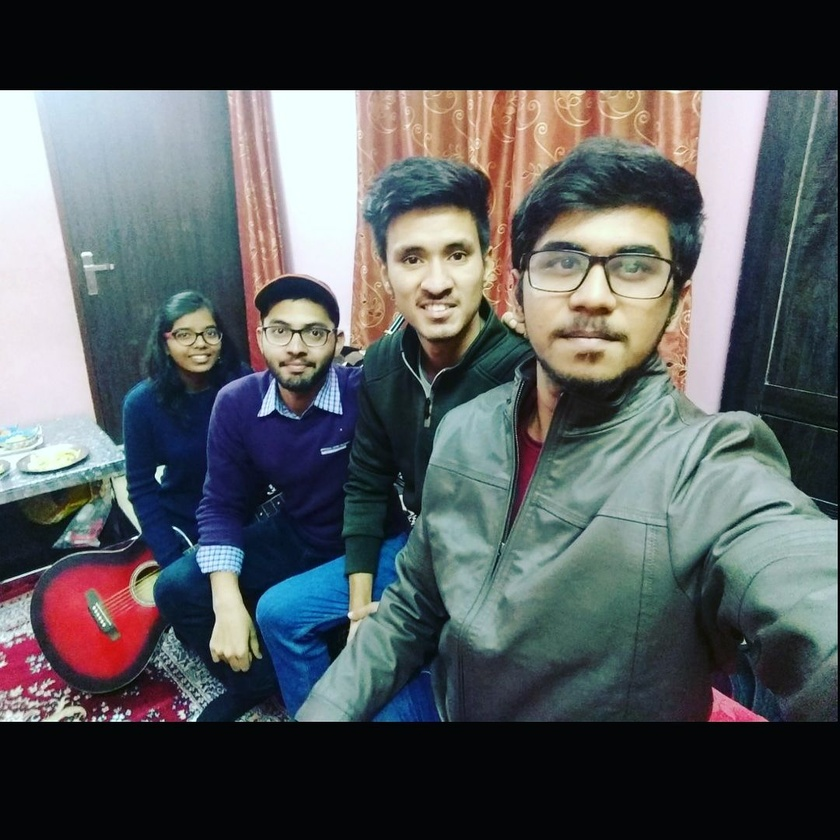
#> input picture test.jpg, 840 x 840 px, shrunk from 1080 x 1080 before the run
$ python face_detect_img.py
#> lines starting #> are read from the running program, lines starting #| are printed output that depends on the picture

import cv2

# Load the cascade
face_cascade = cv2.CascadeClassifier('haarcascade_frontalface_default.xml')
# Read the input image
img = cv2.imread('test.jpg')
#> img is the input picture: shape (840, 840, 3); mean B, G, R 91.7, 89.5, 85.5
#convert
img = cv2.cvtColor(img,cv2.COLOR_RGB2BGR)
# Convert into grayscale
gray = cv2.cvtColor(img, cv2.COLOR_BGR2GRAY)
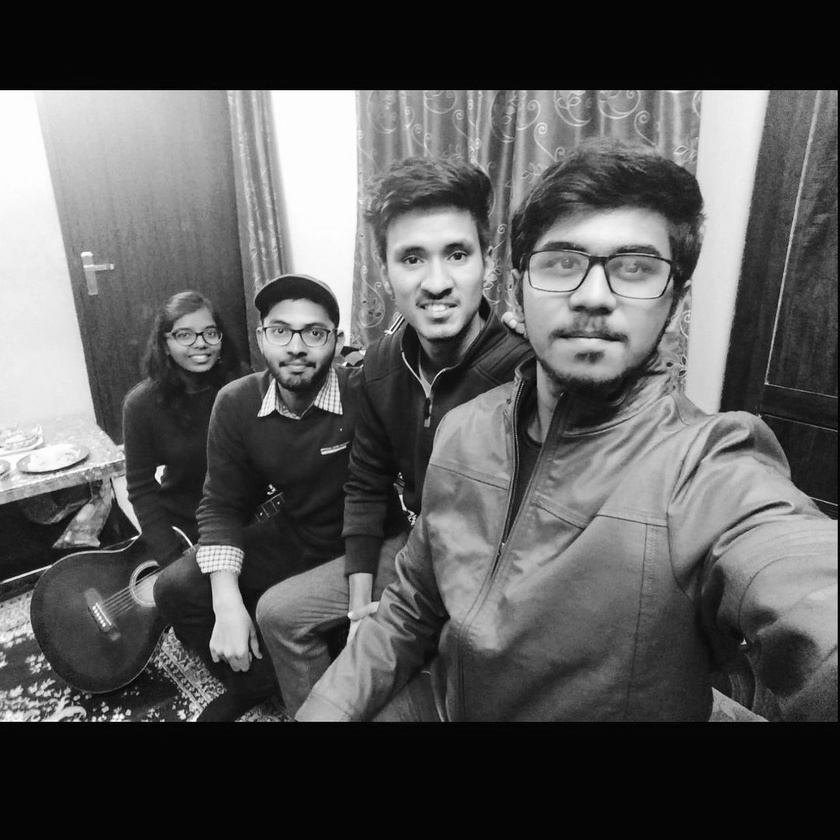
#> gray: shape (840, 840); min 0, max 255, mean 89.6
# Detect faces
faces = face_cascade.detectMultiScale(gray, 1.6, 18)
#> faces = ()
# Draw rectangle around the faces
for (x, y, w, h) in faces:
    print(img.shape)
    cv2.rectangle(img, (x, y), (x+w, y+h), (255, 255, 255), 2)
#> this loop made 0 passes
# Display the output
cv2.imshow('output', img)
cv2.waitKey(0)
